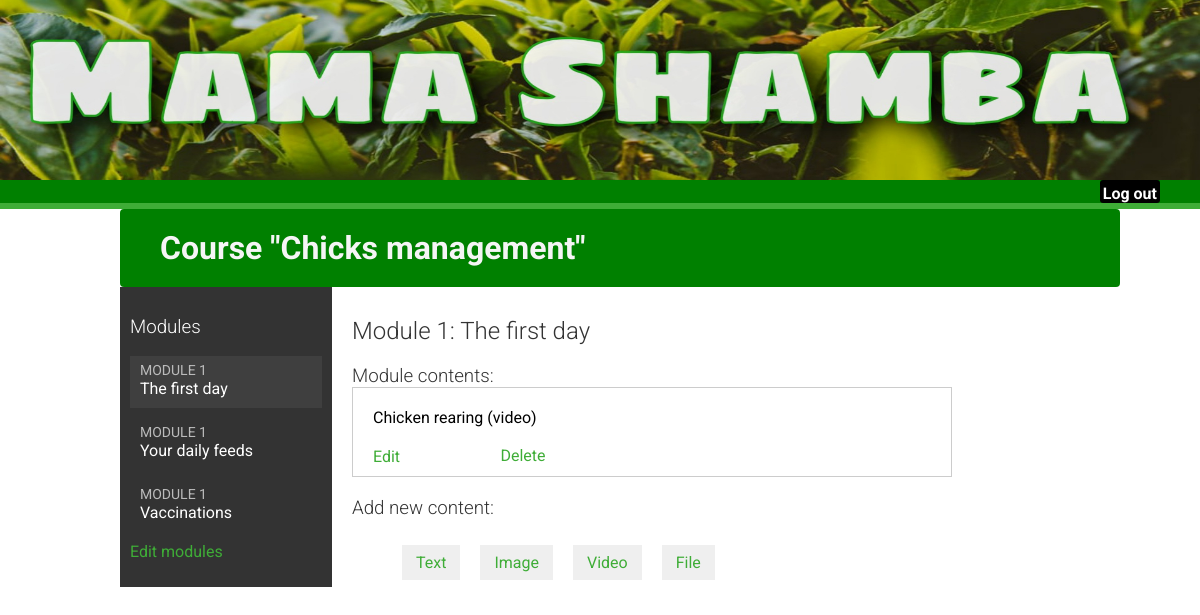
The page /course/module/1/ (signed in) on the database its author committed.
### courses/models.py (models this page shows, shortened)
class Course(models.Model):
    owner = models.ForeignKey(User, related_name='courses_created',
            on_delete=models.CASCADE)
    subject = models.ForeignKey(Subject, related_name='courses',
            on_delete=models.CASCADE)
    students = models.ManyToManyField(User, related_name='sourses_joined',
            blank=True)
    title = models.CharField(max_length=200)
    slug = models.SlugField(max_length=200, unique=True)
    overview = models.TextField()
    created = models.DateTimeField(auto_now_add=True)
    class Meta:
        ordering = ['-created']

class Module(models.Model):
    course = models.ForeignKey(Course, related_name='modules',
            on_delete=models.CASCADE)
    title = models.CharField(max_length=200)
    description = models.TextField(blank=True)
    order = OrderField(blank=True, for_fields=['course'])
    class Meta:
        ordering = ['order']

class Content(models.Model):
    module = models.ForeignKey(Module, related_name='contents',
            on_delete=models.CASCADE)
    content_type = models.ForeignKey(ContentType, on_delete=models.CASCADE,
            limit_choices_to={'model__in':('text', 'video', 'image', 'file')})
    object_id = models.PositiveIntegerField()
    item = GenericForeignKey('content_type', 'object_id')
    order = OrderField(blank=True, for_fields=['module'])
    class Meta:
        ordering = ['order']

class ItemBase(models.Model):
    owner = models.ForeignKey(User, related_name='%(class)s_related',
            on_delete=models.CASCADE)
    title = models.CharField(max_length=250)
    created = models.DateTimeField(auto_now_add=True)
    updated = models.DateTimeField(auto_now=True)
    class Meta:
        abstract = True
    def __str__(self):
        return self.title

class Video(ItemBase):
    url = models.URLField()

### courses/views.py (the view)
# urls.py: path('module/<int:module_id>/', views.ModuleContentListView.as_view(),
class ModuleContentListView(TemplateResponseMixin, View):
    template_name = 'courses/manage/module/content_list.html'
    def get(self, request, module_id):
        module = get_object_or_404(Module, id=module_id,
                course__owner=request.user)
        return self.render_to_response({'module':module})

### courses/templatetags/course.py (called while the page is built)
@register.filter
def model_name(obj):
    try:
        return obj._meta.model_name
    except AttributeError:
        return None

### courses/templates/courses/manage/module/content_list.html (shortened to what this page needs)
{% extends "base.html" %}
{% load course %}
{% block content %}
{% with course=module.course %}
<h1>Course "{{ course.title }}"</h1>
<div class="contents">
  <h3>Modules</h3>
  <ul id="modules">
    {% for m in course.modules.all %}
    <li data-id="{{ m.id }}" {% if m == module %} class="selected"{% endif %}>
      <a href="{% url "module_content_list" m.id %}">
        <span>Module <span class="order">{{ m.order|add:1 }}</span>
        </span>
        <br>
        {{ m.title }}
      </a>
    </li>
    {% empty %}
    <li>No modules yet.</li>
    {% endfor %}
  </ul>
  <p><a href="{% url "course_module_update" course.id %}">
    Edit modules</a></p>
</div>
<div class="module">
  <h2>Module {{ module.order|add:1 }}: {{ module.title }}</h2>
  <h3>Module contents:</h3>
  <div id="module-contents">
    {% for content in module.contents.all %}
    <div data-id="{{ content.id }}">
      {% with item=content.item %}
      <p>{{ item }} ({{ item|model_name }})</p>
      <a href="{% url "module_content_update" module.id item|model_name item.id %}">Edit</a>
      <form action="{% url "module_content_delete" content.id %}" method="post">
        <input type="submit" value="Delete">
      </form>
    {% endwith %}
    </div>
    {% empty %}
    <p>This module has no contents yet</p>
    {% endfor %}
  </div>
  <h3>Add new content:</h3>
  <ul class="content-types">
    <li><a href="{% url "module_content_create" module.id "text" %}">Text</a></li>
    <li><a href="{% url "module_content_create" module.id "image" %}">Image</a></li>
    <li><a href="{% url "module_content_create" module.id "video" %}">Video</a></li>
    <li><a href="{% url "module_content_create" module.id "file" %}">File</a></li>
  </ul>
</div>
{% endwith %}
{% endblock %}

### courses/static/css/base.css (style rules this page uses)
body { margin:0; font-family:'Roboto', sans-serif; font-weight:400; color:#333; }
a { color:#3fad37; text-decoration:none; }
ul { float:left; }
h1, h2, h3, h4, h5, h6 { font-family:'Roboto', sans-serif; font-weight:300; }
h1 { background:green; width:100%; overflow:auto; padding:20px 0 20px 40px; margin:0; color:whitesmoke; font-weight:bold; border-radius: 4px; }
.module { padding:10px 20px; float:left; width:600px; }
.module h3 { margin:20px 0 0; padding:0; width:100%; }
.module p { margin:10px 0 20px; width:100%; float:left; color:black; }
.contents { width:20%; padding:10px; float:left; background:#333; color: #fff; font-family:'Roboto', sans-serif; }
.contents ul { list-style:none; margin:0; padding:0; width:100%; }
.contents ul li { margin:0 0 10px 0; padding:4px 10px 10px; overflow:auto; cursor:move; }
.contents ul li.selected { background:#3f3f3f; }
.contents ul span { text-transform:uppercase; color:#bbb; font-size:14px; }
.contents ul a { display:block; color:#fff; text-decoration:none; }
ul.content-types li { list-style:none; float:left; margin:10px; background:#efefef; padding:8px 14px; }
input, select, textarea { border:1px solid #ccc; border-bottom:3px solid #ccc; padding:8px 12px; font-size:16px; font-family:'Roboto', sans-serif; float:left; clear:both; width:300px; }
input[type=submit], a.button { border-radius:5px; background:#4dcc43; color:black;; font-size:16px; text-transform:uppercase; border:none; padding:10px 20px; margin:20px 0; }
#module-contents div { padding:10px 20px; border:1px solid #ccc; background:#fff }
#module-contents form { margin:0; padding:0; }
#module-contents input[type=submit] { color:#3fad37; background:none; margin:-20px 0 0; padding:0; float:left; text-transform:none; }

### rows shown on the page
Course: title "Chicks management"
Module: order|add "1", title "The first day"
Module: order|add "1", title "Your daily feeds"
Module: order|add "1", title "Vaccinations"
Content: item "Chicken rearing", item|model_name "video"
